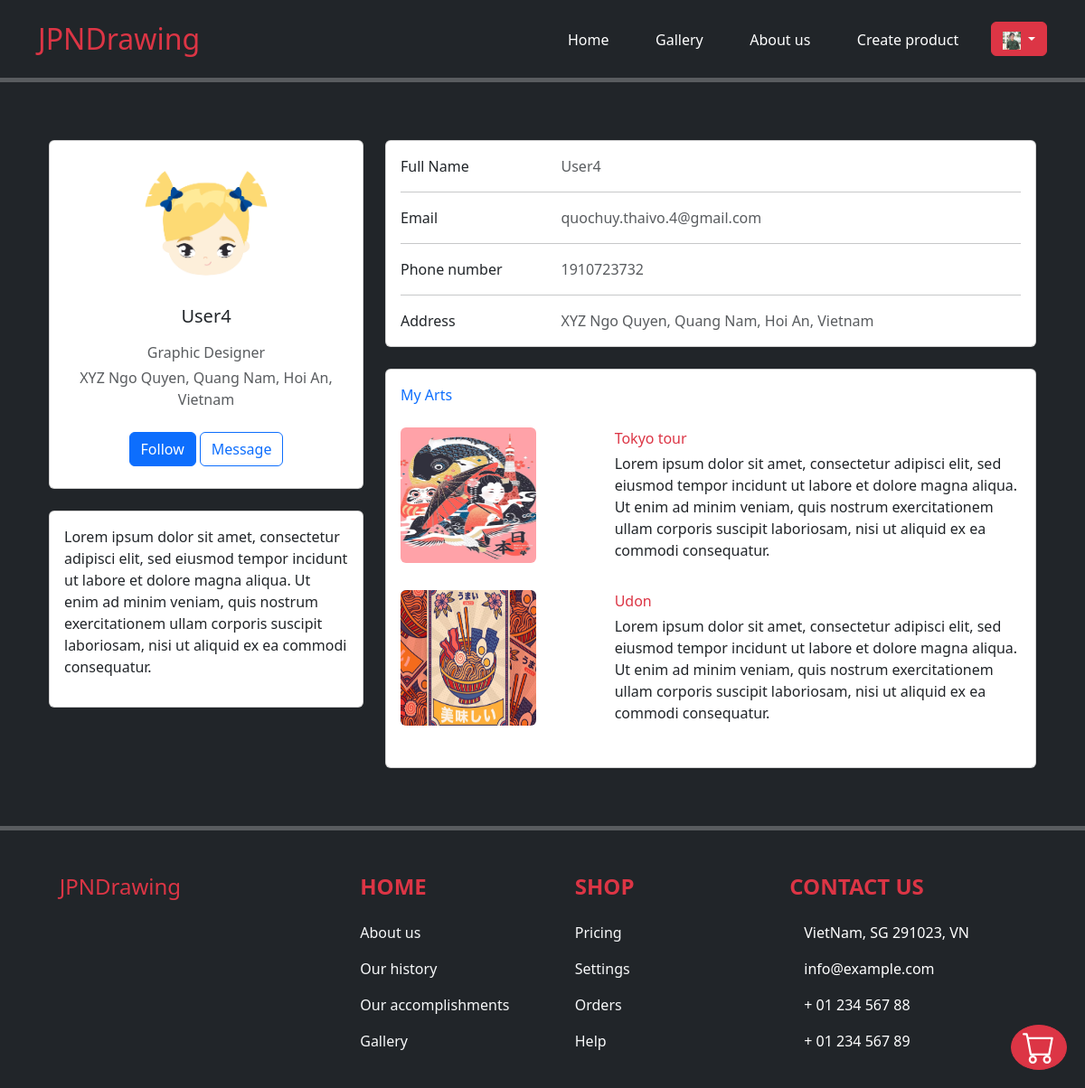
Screenshot of /profile/4 (signed in) with the database file from the repository.
### exe201/models.py (models this page shows, shortened)
class User(db.Model, UserMixin):
    id = db.Column(db.Integer(), primary_key = True)
    username = db.Column(db.String(length=30), nullable = False, unique = True)
    email_address = db.Column(db.String(length=50), nullable = False, unique = True)
    image_link = db.Column(db.String(length = 300), nullable = True, default = '/profile_img/default.webp')
    password_hash = db.Column(db.String(length=60), nullable = False)
    @property
    def password(self):
        return self.password

class Profile(db.Model):
    id = db.Column(db.Integer(), primary_key = True)
    fullname = db.Column(db.String(length = 30), nullable = True)
    image_link = db.Column(db.String(length = 300), nullable = True, default = '/profile_img/default.webp')
    phone_number = db.Column(db.String(length = 10), nullable = True, unique = True)
    address = db.Column(db.String(length = 100), nullable = True)
    city = db.Column(db.String(length = 30), nullable = True)
    state = db.Column(db.String(length = 30), nullable = True)
    zipcode = db.Column(db.String(length = 5), nullable = True)
    country = db.Column(db.String(length = 30), nullable = True)
    about_me = db.Column(db.String(length = 1000), nullable = True)
    user_id = db.Column(db.Integer(), db.ForeignKey('user.id'))

class Artist(db.Model):
    id = db.Column(db.Integer(), primary_key = True)
    user_id = db.Column(db.Integer(), db.ForeignKey('user.id'))
    role = db.Column(db.String(length = 30), nullable = False)
    created_product = db.relationship('Product', backref='owned_artist', lazy=True)

class Product(db.Model):
    id = db.Column(db.Integer(), primary_key = True)
    name = db.Column(db.String(length = 30), nullable = False)
    image_link = db.Column(db.String(length = 300), nullable = True, default = 'meme_1.jpg')
    price = db.Column(db.Integer(), nullable = False)
    description = db.Column(db.String(length = 1000), nullable = True)
    creator = db.Column(db.Integer(), db.ForeignKey('artist.id'))

### exe201/routes.py (the view)
@app.route('/profile/<int:user_id>')
@login_required
def profile_page(user_id):
    user_profile = Profile.query.filter_by(user_id=user_id).first()
    user_email_address = User.query.filter_by(id=user_id).first().email_address
    user_role = Artist.query.filter_by(user_id=user_id).first()
    if user_role:
        user_role = user_role.role
    else:
        user_role = 'Customer'
    artist_products = None
    if Artist.query.filter_by(user_id=user_id).first():
        artist_products = Product.query.filter_by(creator=user_id).all()
        return render_template('profile.html', user_profile = user_profile, user_email_address = user_email_address, user_role = user_role, artist_products = artist_products)
    return render_template('profile.html', user_profile = user_profile, user_email_address = user_email_address, user_role = user_role)

### exe201/models.py (called while the page is built)
@login_manager.user_loader
def load_user(user_id):
    return User.query.get(int(user_id))

### exe201/templates/profile.html (shortened to what this page needs)
{% extends 'base.html' %}
{% block body %}
<div class="container">
    <div class="container py-5">
        <div class="row">
            <div class="col-lg-4">
                <div class="card mb-4">
                    <div class="card-body text-center">
                        <img src="{{ url_for('static', filename=user_profile.image_link) }}"
                            alt="avatar" class="rounded-circle img-fluid" style="width: 150px;">
                        <h5 class="my-3">{{ user_profile.fullname }}</h5>
                        <p class="text-muted mb-1">{{ user_role }}</p>
                        <p class="text-muted mb-4">{{ user_profile.address }}, {{ user_profile.state }}, {{ user_profile.city }}, {{ user_profile.country }}</p>
                        <div class="d-flex justify-content-center mb-2">
                            {% if current_user.id == user_profile.user_id %}
                            <a type="button" class="btn btn-primary" href="{{ url_for('edit_profile')}}">Edit profile</a>
                            <a type="button" class="btn btn-outline-primary ms-1" href="#">Share</a>
                            {% else %}
                            <a type="button" class="btn btn-primary">Follow</a>
                            <a type="button" class="btn btn-outline-primary ms-1">Message</a>
                            {% endif %}
                        </div>
                    </div>
                </div>
                <div class="card mb-4 mb-lg-0">
                    <div class="card-body p-0">
                        <p class="p-3">
                            {{ user_profile.about_me }}
                        </p>
                    </div>
                </div>
            </div>
            <div class="col-lg-8">
                <div class="card mb-4">
                    <div class="card-body">
                        <div class="row">
                            <div class="col-sm-3">
                                <p class="mb-0">Full Name</p>
                            </div>
                            <div class="col-sm-9">
                                <p class="text-muted mb-0">{{ user_profile.fullname }}</p>
                            </div>
                        </div>
                        <hr>
                        <div class="row">
                            <div class="col-sm-3">
                                <p class="mb-0">Email</p>
                            </div>
                            <div class="col-sm-9">
                                <p class="text-muted mb-0">{{ user_email_address }}</p>
                            </div>
                        </div>
                        <hr>
                        <div class="row">
                            <div class="col-sm-3">
                                <p class="mb-0">Phone number</p>
                            </div>
                            <div class="col-sm-9">
                                <p class="text-muted mb-0">{{ user_profile.phone_number }}</p>
                            </div>
                        </div>
                        <hr>
                        <div class="row">
                            <div class="col-sm-3">
                                <p class="mb-0">Address</p>
                            </div>
                            <div class="col-sm-9">
                                <p class="text-muted mb-0">{{ user_profile.address }}, {{ user_profile.state }}, {{ user_profile.city }}, {{ user_profile.country }}</p>
                            </div>
                        </div>
                    </div>
                </div>
                {% if artist_products != null %}
                <div class="row">
                    <div class="col-md-12">
                        <div class="card mb-4 mb-md-0">
                            <div class="card-body">
                                <p class="mb-4 text-primary"> My Arts </p>
                                {% for product in artist_products %}
                                <div class="row pb-3">
                                    <div class="col-md-4">
                                        <img class="img-fluid rounded mb-3 mb-md-0" src="{{ url_for('static', filename = product.image_link)}}" alt="{{ product.name }}" style="height: 150px; width: 150px;">
                                    </div>
                                    <div class="col-md-8">
                                        <p class="mb-1 text-danger font-weight-semibold">{{ product.name }}</p>
                                        <p class="mb-3">{{ product.description }}</p>
                                    </div>
                                </div>
                                {% endfor %}
                            </div>
                        </div>
                    </div>
                </div>
                {% else %}
                <div class="row">
                    <div class="col-md-12">
                        <img class="w-100 h-75 rounded" src="{{ url_for('static', filename='img/background.jpeg')}}" alt="Background">
                    </div>
                </div>
                {% endif %}
            </div>
        </div>
    </div>
</div>
{% endblock %}

### exe201/templates/base.html (shortened to what this page needs)
<!doctype html>
<html lang="en">
<head>
  <link href="https://cdn.jsdelivr.net/npm/bootstrap@5.3.0/dist/css/bootstrap.min.css" rel="stylesheet">
</head>
<body class="bg-dark" style="padding-top: 2%; color: white">
  <div class="container">
    <div class="row align-items-start">
      <div class="col">
        <h2 class="text_left text-danger">JPNDrawing</h2>
      </div>
      <div class="col">
        <ul class="nav justify-content-between navbar-light">
          <li class="nav-item">
            <a class="nav-link active" aria-current="page" style="color:white !important"
              href="{{ url_for('home_page') }}">Home</a>
          </li>
          <li class="nav-item">
            <a class="nav-link" style="color:white !important" href="{{ url_for('gallery_page') }}">Gallery</a>
          </li>
          <li class="nav-item">
            <a class="nav-link" style="color:white !important" href="{{ url_for('about_us_page') }}">About us</a>
          </li>
          {% if current_user.is_authenticated %}
          <li class="nav-item">
            <a class="nav-link" style="color:white !important" href="{{ url_for('create_product_page') }}">Create
              product</a>
          </li>
          <div class="dropdown">
            <a class="btn btn-danger dropdown-toggle" href="#" role="button" id="dropdownMenuLink"
              data-bs-toggle="dropdown" aria-expanded="false">
              <img class="img-circle" src="{{ url_for('static', filename = current_user.image_link)}}"
                style="height: 20px; width: 20px;">
            </a>
          </div>
          {% endif %}
        </ul>
      </div>
    </div>
  </div>
  <hr style="border-top: 5px solid white;">
  {% block body %}
  {% endblock %}
  <hr style="border-top: 5px solid white;">
  {% if current_user.is_authenticated %}
  <a class="btn btn-danger rounded-circle position-fixed" style="bottom: 20px; right: 20px;"
    href="{{ url_for('cart_page') }}">
  </a>
  {% endif %}
  <footer class="text-center text-lg-start text-white position: relative min-height: 100vh">
    <section class="">
      <div class="container text-center text-md-start mt-5">
        <div class="row mt-3">
          <div class="col-md-3 col-lg-4 col-xl-3 mx-auto mb-4">
            <h4 class="mb-4 text-danger">
              JPNDrawing
            </h4>
          </div>
          <div class="col-md-3 col-lg-2 col-xl-2 mx-auto mb-4">
            <h4 class="text-uppercase fw-bold mb-4 text-danger">
              Home
            </h4>
            <p>
              <a href="#!" class="text-decoration-none text-light">About us</a>
            </p>
            <p>
              <a href="#!" class="text-decoration-none text-light">Our history</a>
            </p>
            <p>
              <a href="#!" class="text-decoration-none text-light">Our accomplishments</a>
            </p>
            <p>
              <a href="#!" class="text-decoration-none text-light">Gallery</a>
            </p>
          </div>
          <div class="col-md-3 col-lg-2 col-xl-2 mx-auto mb-4">
            <h4 class="text-uppercase fw-bold mb-4 text-danger">
              Shop
            </h4>
            <p>
              <a href="#!" class="text-decoration-none text-light">Pricing</a>
            </p>
            <p>
              <a href="#!" class="text-decoration-none text-light">Settings</a>
            </p>
            <p>
              <a href="#!" class="text-decoration-none text-light">Orders</a>
            </p>
            <p>
              <a href="#!" class="text-decoration-none text-light">Help</a>
            </p>
          </div>
          <div class="col-md-4 col-lg-3 col-xl-3 mx-auto mb-md-0 mb-4">
            <h4 class="text-uppercase fw-bold mb-4 text-danger">Contact us</h4>
            <p> VietNam, SG 291023, VN</p>
            <p>
              info@example.com
            </p>
            <p> + 01 234 567 88</p>
            <p> + 01 234 567 89</p>
          </div>
        </div>
      </div>
    </section>
  </footer>
</html>

### rows the page displays
User: image_link (picture)
Profile: image_link (picture), fullname "User4", address "XYZ Ngo Quyen", state "Quang Nam", city "Hoi An", country "Vietnam", about_me "Lorem ipsum dolor sit amet, consectetur adipisci elit, sed eiusmod tempor incidunt ut labore et dolore magna aliqua. Ut enim ad minim veniam, quis nostrum exercitationem ullam corporis suscipit laboriosam, nisi ut aliquid ex ea commodi consequatur.", phone_number "1910723732"
Artist: role "Graphic Designer"
User: email_address "quochuy.thaivo.4@gmail.com"
Product: image_link (picture), name "Tokyo tour", description "Lorem ipsum dolor sit amet, consectetur adipisci elit, sed eiusmod tempor incidunt ut labore et dolore magna aliqua. Ut enim ad minim veniam, quis nostrum exercitationem ullam corporis suscipit laboriosam, nisi ut aliquid ex ea commodi consequatur."
Product: image_link (picture), name "Udon", description "Lorem ipsum dolor sit amet, consectetur adipisci elit, sed eiusmod tempor incidunt ut labore et dolore magna aliqua. Ut enim ad minim veniam, quis nostrum exercitationem ullam corporis suscipit laboriosam, nisi ut aliquid ex ea commodi consequatur."
